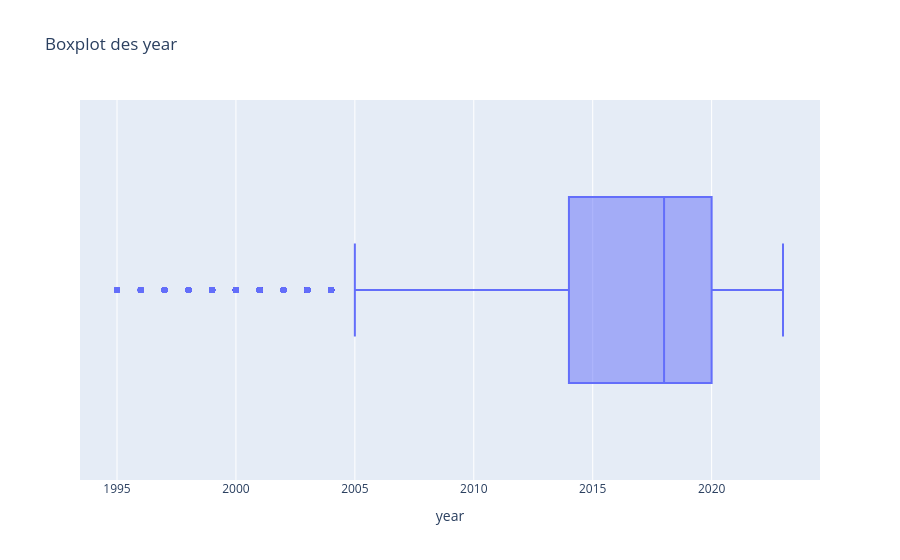

Notebook cell for this chart:
### Markdown cell above
<div style="width: 50%; border-bottom: 2px solid #b3d9ef;" >
<h4 style="background-color:white;margin: auto; padding: 20px; color: #439cc8; ">3.1.2 - Boxplot des années</h4>
</div>

### Code cell
fig = px.box(df, x="year", title="Boxplot des year", log_x=False)

# Afficher le graphique
fig.show()

### Figure 1 — Plotly figure (JSON) as saved in the notebook; plotly's stock layout.template omitted (floating-point values rounded to 4 significant figures; data arrays with more than 128 entries replaced by an {"elided": "..."} marker saying what was removed)
{"data": [{"alignmentgroup": "True", "hovertemplate": "year=%{x}<extra></extra>", "legendgroup": "", "marker": {"color": "#636efa"}, "name": "", "notched": false, "offsetgroup": "", "orientation": "h", "showlegend": false, "type": "box", "x": {"elided": "196291 int values"}, "x0": " ", "xaxis": "x", "y0": " ", "yaxis": "y"}], "layout": {"boxmode": "group", "legend": {"tracegroupgap": 0}, "title": {"text": "Boxplot des year"}, "xaxis": {"anchor": "y", "domain": [0, 1], "title": {"text": "year"}}, "yaxis": {"anchor": "x", "domain": [0, 1]}}}
